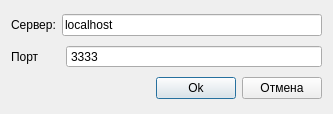
<?xml version="1.0" encoding="UTF-8"?>
<ui version="4.0">
 <class>Connection</class>
 <widget class="QDialog" name="Connection">
  <property name="geometry">
   <rect>
    <x>0</x>
    <y>0</y>
    <width>333</width>
    <height>114</height>
   </rect>
  </property>
  <property name="minimumSize">
   <size>
    <width>333</width>
    <height>114</height>
   </size>
  </property>
  <property name="maximumSize">
   <size>
    <width>333</width>
    <height>114</height>
   </size>
  </property>
  <property name="windowTitle">
   <string>Dialog</string>
  </property>
  <layout class="QVBoxLayout" name="verticalLayout">
   <item>
    <layout class="QHBoxLayout" name="horizontalLayout_2">
     <item>
      <widget class="QLabel" name="label">
       <property name="text">
        <string>Сервер:</string>
       </property>
      </widget>
     </item>
     <item>
      <widget class="QLineEdit" name="hostname">
       <property name="inputMask">
        <string/>
       </property>
       <property name="text">
        <string>localhost</string>
       </property>
       <property name="placeholderText">
        <string/>
       </property>
      </widget>
     </item>
    </layout>
   </item>
   <item>
    <layout class="QHBoxLayout" name="horizontalLayout">
     <item>
      <widget class="QLabel" name="label_2">
       <property name="maximumSize">
        <size>
         <width>49</width>
         <height>16777215</height>
        </size>
       </property>
       <property name="text">
        <string>Порт</string>
       </property>
      </widget>
     </item>
     <item>
      <widget class="QSpinBox" name="port">
       <property name="buttonSymbols">
        <enum>QAbstractSpinBox::NoButtons</enum>
       </property>
       <property name="maximum">
        <number>9999999</number>
       </property>
       <property name="value">
        <number>3333</number>
       </property>
      </widget>
     </item>
    </layout>
   </item>
   <item>
    <layout class="QHBoxLayout" name="horizontalLayout_3">
     <item>
      <spacer name="horizontalSpacer">
       <property name="orientation">
        <enum>Qt::Horizontal</enum>
       </property>
       <property name="sizeHint" stdset="0">
        <size>
         <width>40</width>
         <height>20</height>
        </size>
       </property>
      </spacer>
     </item>
     <item>
      <widget class="QPushButton" name="ok">
       <property name="text">
        <string>Ok</string>
       </property>
      </widget>
     </item>
     <item>
      <widget class="QPushButton" name="cancel">
       <property name="text">
        <string>Отмена</string>
       </property>
      </widget>
     </item>
    </layout>
   </item>
  </layout>
 </widget>
 <resources/>
 <connections/>
</ui>
